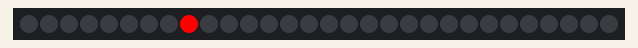
A program run on a simulated Raspberry Pi Pico running MicroPython. Parts: 30 RGB LEDs in strip order, left to right. Dim RGB values are drawn brighter than linear.

Above: at 0.15 s.
At 5.02 s:
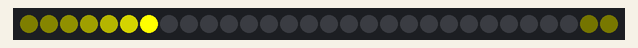
At 9.9 s:
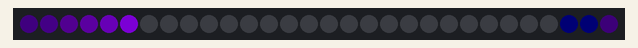
At 19.95 s:
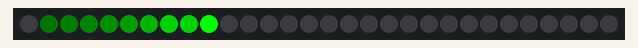
At 29.69 s:
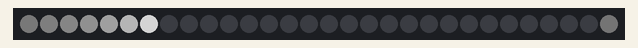
At 39.74 s:
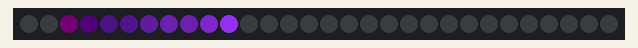

The program:

13-comet.py
```python
from machine import Pin
from neopixel import NeoPixel
from utime import sleep
import config

NUMBER_PIXELS = config.NUMBER_PIXELS

strip = NeoPixel(Pin(config.NEOPIXEL_PIN), NUMBER_PIXELS)

red = (255, 0, 0)
orange = (140, 60, 0)
yellow = (255, 255, 0)
green = (0, 255, 0)
blue = (0, 0, 255)
cyan = (0, 255, 255)
indigo = (75, 0, 130)
violet = (138, 43, 226)
white = (128, 128, 128)
colors = (red, orange, yellow, green, blue, indigo, violet, cyan, white)
color_count = len(colors)
levels = [255, 128, 64, 32, 16, 8, 4, 2, 1]
level_count = len(levels)

def wheel(pos):
    # Input a value 0 to 255 to get a color value.
    # The colors are a transition r - g - b - back to r.
    if pos < 0 or pos > 255:
        return (0, 0, 0)
    if pos < 85:
        return (255 - pos * 3, pos * 3, 0)
    if pos < 170:
        pos -= 85
        return (0, 255 - pos * 3, pos * 3)
    pos -= 170
    return (pos * 3, 0, 255 - pos * 3)

# offset should be incremented by one for motion
def draw_comet_tail(offset, color, delay):
    offset = offset % NUMBER_PIXELS
    for i in range(0, color_count):
        target = ((level_count - i - 1) + offset) % NUMBER_PIXELS
        # number to scale by
        scale = (levels[i] / 255)
        strip[target] = (int(color[0]*scale), int(color[1]*scale), int(color[2]*scale))
        if offset > 0:
            strip[offset-1] = (0,0,0)
        if offset == NUMBER_PIXELS-1:
            strip[offset] = (0,0,0)
        strip.write()
        sleep(delay)


def clear():
    for i in range(0, NUMBER_PIXELS):
        strip[i] = (0,0,0)
    strip.write()

# setup
counter = 0
clear()

# main loop
while True:
    for color_index in range(0, color_count):
        for i in range(0, NUMBER_PIXELS):
            draw_comet_tail(counter, colors[color_index], .005)
            counter += 1
```

config.py
```python
# Moving Rainbow Configuration file
# Filename: 01-config.py
# This file contains the hardware configuration for your kit
# This file can be imported by each program
NEOPIXEL_PIN = 0
NUMBER_PIXELS = 30
BUTTON_PIN_1 = 15
BUTTON_PIN_2 = 14
```
